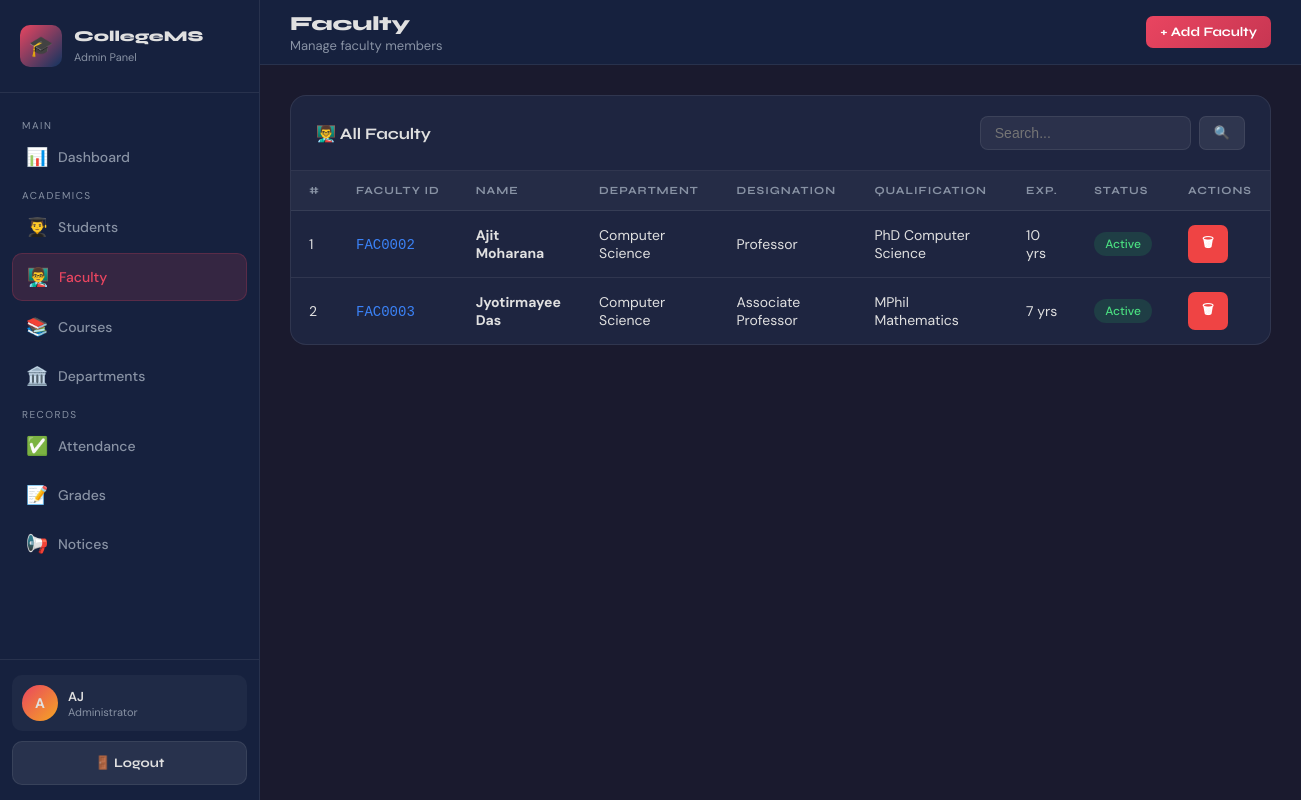
The page /admin/faculty.php (signed in) on the database as committed earlier.
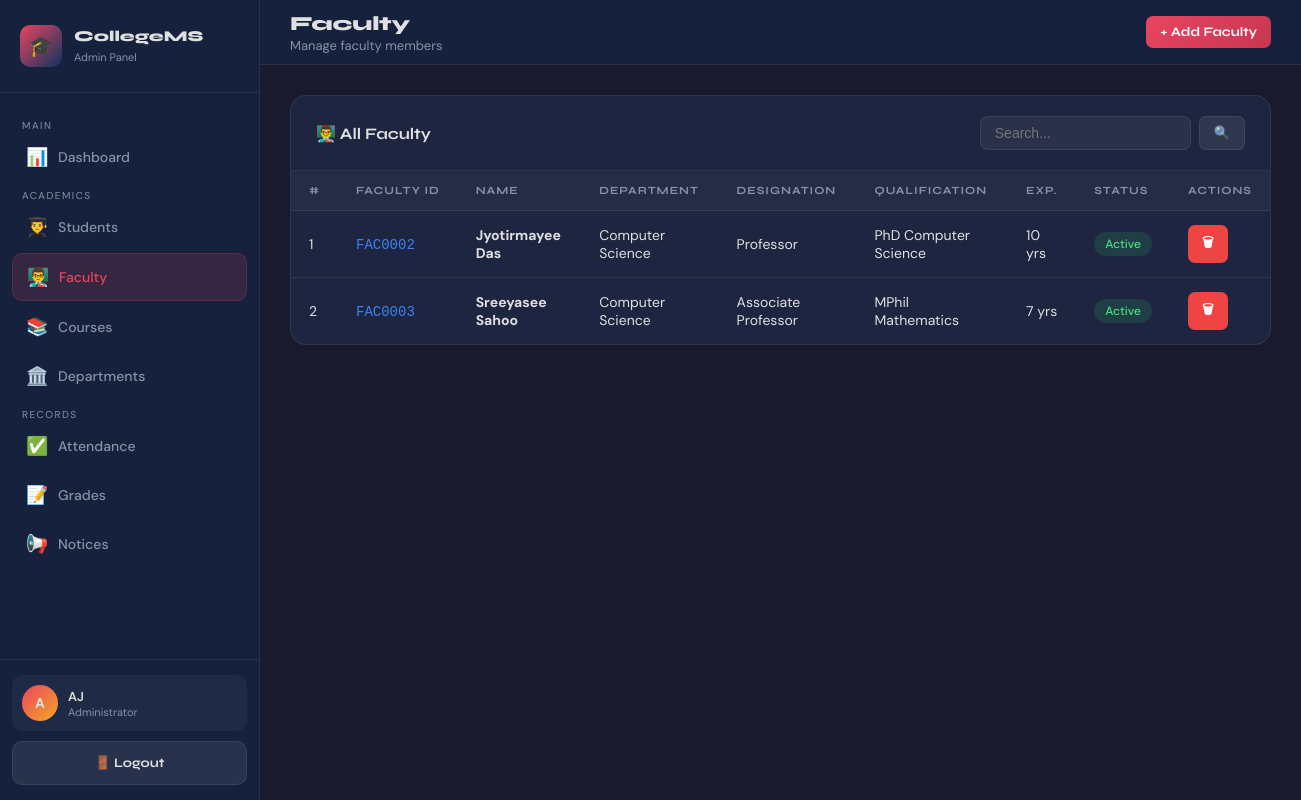
The same page on the database as committed later.
### tables this page shows
CREATE TABLE faculty (
  id INT AUTO_INCREMENT PRIMARY KEY,
  user_id INT NULL,
  faculty_id VARCHAR(20) NOT NULL UNIQUE,
  name VARCHAR(100) NOT NULL,
  email VARCHAR(100) NOT NULL UNIQUE,
  phone VARCHAR(20),
  department_id INT NULL,
  designation VARCHAR(100),
  qualification VARCHAR(150),
  experience INT NOT NULL DEFAULT 0,
  status ENUM('Active','Inactive') NOT NULL DEFAULT 'Active',
  created_at TIMESTAMP DEFAULT CURRENT_TIMESTAMP,
  CONSTRAINT fk_faculty_user FOREIGN KEY (user_id) REFERENCES users(id) ON DELETE SET NULL,
  CONSTRAINT fk_faculty_dept FOREIGN KEY (department_id) REFERENCES departments(id) ON DELETE SET NULL,
  INDEX idx_faculty_dept (department_id),
  INDEX idx_faculty_status (status)
);

CREATE TABLE departments (
  id INT AUTO_INCREMENT PRIMARY KEY,
  name VARCHAR(100) NOT NULL UNIQUE,
  code VARCHAR(20) NOT NULL UNIQUE,
  head_name VARCHAR(100),
  created_at TIMESTAMP DEFAULT CURRENT_TIMESTAMP
);

### includes/auth.php (called while the page is built, shortened)
<?php
function e($value): string {
    return htmlspecialchars((string)$value, ENT_QUOTES, 'UTF-8');
}
?>

### admin/faculty.php (the view, shortened to what the changed rows need)
<?php
require_once '../includes/db.php';
require_once '../includes/auth.php';
$action  = $_GET['action'] ?? 'list';
$departments = mysqli_query($conn, 'SELECT id, name FROM departments ORDER BY name');
$depts_arr = [];
while ($d = mysqli_fetch_assoc($departments)) $depts_arr[] = $d;
$search = trim((string)($_GET['search'] ?? ''));
if ($search !== '') {
    $like = '%' . $search . '%';
    $stmt = mysqli_prepare($conn, "
        SELECT f.*, d.name as dept_name
        FROM faculty f
        LEFT JOIN departments d ON f.department_id = d.id
        WHERE f.name LIKE ? OR f.faculty_id LIKE ?
        ORDER BY f.created_at DESC
    ");
    mysqli_stmt_bind_param($stmt, 'ss', $like, $like);
    mysqli_stmt_execute($stmt);
    $faculty_list = mysqli_stmt_get_result($stmt);
} else {
    $faculty_list = mysqli_query($conn, "
        SELECT f.*, d.name as dept_name
        FROM faculty f
        LEFT JOIN departments d ON f.department_id = d.id
        ORDER BY f.created_at DESC
    ");
}
?>
<!DOCTYPE html>
<html lang="en">
<head>
    <link rel="stylesheet" href="../css/style.css">
</head>
<body>
<div class="dashboard-layout">
    <div class="main-content">
        <header class="topbar">
            <div style="display:flex; align-items:center; gap:15px;">
                <div class="topbar-title">
                    <h1>Faculty</h1>
                </div>
            </div>
        </header>
        <div class="page-content">
            <?php if ($action === 'add'): ?>
            <div class="card">
                <div class="card-header">
                    <h3>➕ Add New Faculty</h3>
                    <a href="faculty.php" class="btn btn-secondary btn-sm">← Back</a>
                </div>
                <div class="card-body">
                    <form method="POST" id="addForm" onsubmit="return validateForm('addForm')">
                        <input type="hidden" name="csrf_token" value="<?= e(csrf_token()) ?>">
                        <div class="form-grid">
                            <div class="form-group">
                                <label>Full Name *</label>
                                <input type="text" name="name" required placeholder="Dr. John Smith">
                            </div>
                            <div class="form-group">
                                <label>Email *</label>
                                <input type="email" name="email" required placeholder="faculty@college.edu">
                            </div>
                            <div class="form-group">
                                <label>Phone</label>
                                <input type="text" name="phone" placeholder="+1 234 567 8900">
                            </div>
                            <div class="form-group">
                                <label>Department *</label>
                                <select name="department_id" required>
                                    <option value="">Select</option>
                                    <?php foreach ($depts_arr as $d): ?>
                                    <option value="<?= (int)$d['id'] ?>"><?= e($d['name']) ?></option>
                                    <?php endforeach; ?>
                                </select>
                            </div>
                            <div class="form-group">
                                <label>Designation</label>
                                <input type="text" name="designation" placeholder="Professor / Lecturer">
                            </div>
                            <div class="form-group">
                                <label>Qualification</label>
                                <input type="text" name="qualification" placeholder="PhD / MTech / etc.">
                            </div>
                            <div class="form-group">
                                <label>Experience (Years)</label>
                                <input type="number" name="experience" value="0" min="0">
                            </div>
                            <div class="form-group">
                                <label>Login Password *</label>
                                <input type="password" name="password" required placeholder="Set password">
                            </div>
                        </div>
                        <div style="margin-top:15px; display:flex; gap:12px;">
                            <button type="submit" name="add_faculty" class="btn btn-primary" style="width:auto; padding:13px 30px;">✓ Add Faculty</button>
                            <a href="faculty.php" class="btn btn-secondary">Cancel</a>
                        </div>
                    </form>
                </div>
            </div>
            <?php else: ?>
            <div class="card">
                <div class="table-responsive">
                    <table>
                        <thead>
                            <tr>
                                <th>#</th><th>Faculty ID</th><th>Name</th><th>Department</th>
                                <th>Designation</th><th>Qualification</th><th>Exp.</th><th>Status</th><th>Actions</th>
                            </tr>
                        </thead>
                        <tbody>
                            <?php $i=1; while ($f = mysqli_fetch_assoc($faculty_list)): ?>
                            <tr>
                                <td><?= $i++ ?></td>
                                <td><code style="color:var(--info)"><?= e($f['faculty_id']) ?></code></td>
                                <td><strong><?= e($f['name']) ?></strong></td>
                                <td><?= e($f['dept_name'] ?? 'N/A') ?></td>
                                <td><?= e($f['designation']) ?></td>
                                <td><?= e($f['qualification']) ?></td>
                                <td><?= (int)$f['experience'] ?> yrs</td>
                                <td>
                                    <span class="chip <?= $f['status'] === 'Active' ? 'chip-success' : 'chip-warning' ?>">
                                        <?= e($f['status']) ?>
                                    </span>
                                </td>
                                <td>
                                    <a href="#" onclick="confirmDelete(<?= (int)$f['id'] ?>, 'faculty.php')" class="btn btn-danger btn-sm">🗑</a>
                                </td>
                            </tr>
                            <?php endwhile; ?>
                        </tbody>
                    </table>
                </div>
            </div>
            <?php endif; ?>
        </div>
    </div>
</div>
</body>
</html>

Rows that differ between the two databases and show on the page:
changed faculty "FAC0002": name "Ajit Moharana" → "Jyotirmayee Das"
changed faculty "FAC0003": name "Jyotirmayee Das" → "Sreeyasee Sahoo"
